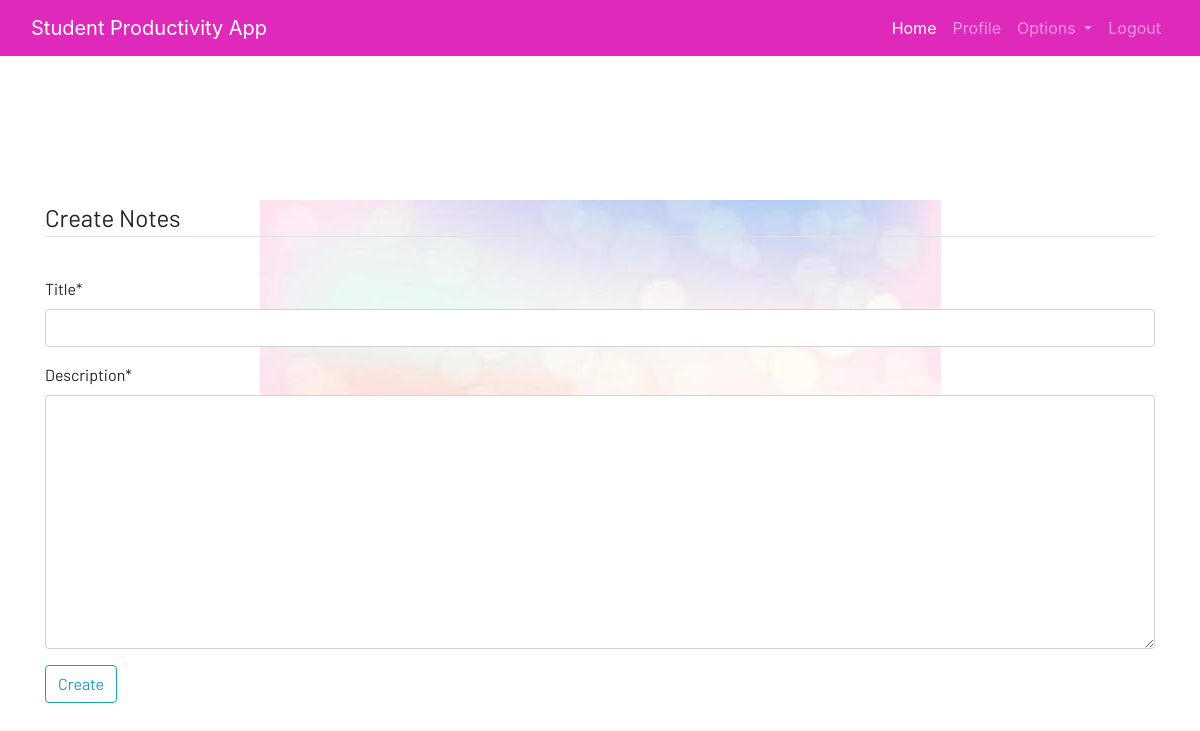
Before: /notes (signed in) with the older database file.
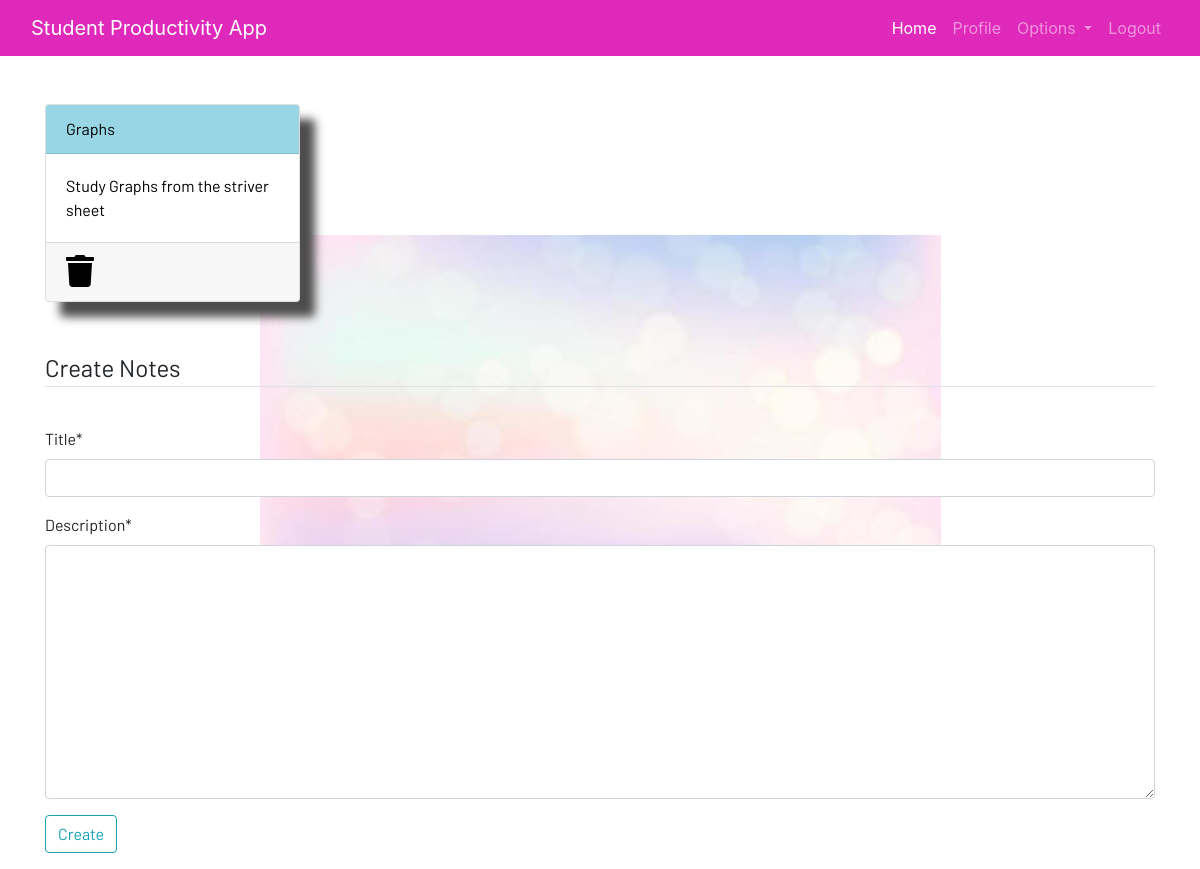
After: the same page with the newer database file.
### dashboard/models.py (models this page shows, shortened)
class Note(models.Model):
    user = models.ForeignKey(User, on_delete=models.CASCADE)
    title = models.CharField(max_length=200)
    description=models.TextField()

### dashboard/views.py (the view)
# urls.py: path('notes',views.Notes, name='notes'),
def Notes(request):
    if request.method == "POST":
        form = NoteForm(request.POST)
        if form.is_valid():
            note = Note(user=request.user,title=request.POST['title'],description=request.POST['description'])
            note.save()
        messages.success(request,f"Notes Added from {request.user.username} Successfully!")
    else:
        form= NoteForm()
    note = Note.objects.filter(user=request.user)
    context = {
        'note': note ,
        'form': form
    }
    return render(request,'dashboard/notes.html',context)

### dashboard/forms.py
class NoteForm(forms.ModelForm):
    class Meta:
        model= Note #mapping models
        fields = ['title','description']

### templates/dashboard/notes.html (shortened to what this page needs)
{% extends 'partials/base.html' %}
{% load static %}
{% load crispy_forms_tags %}
{% block content %}
<div class="container">
    <div class="row">
        {% for i in note %}
        <div class="col-md-3">
            <a href="{% url 'notes-detail' i.id %}">
                <div class="card">
                    <div class="card-header">{{i.title}}</div>
                    <div class="card-body">{{i.description|slice:"0:100"}}</div>
                    <div class="card-footer mt-auto "><a href="{% url 'delete-note' i.id %}">
                        <i class="fa fa-trash fa-2x"></i></a>
                    </div>
                </div>
            </a>
        </div>
        {% endfor %}
        <br><br>
    </div>
</div>
<br><br>
<div class="container">
    <form method="POST">
        <fieldset class="form-group">
            <legend class="border-bottom mb-4">Create Notes</legend>
        </fieldset>
        {{form|crispy}}
        <div class="form-group">
            <button href="" class="btn btn-outline-info" type="submit">
                Create
            </button>
        </div>
    </form>
</div>
{% endblock content %}

### templates/partials/base.html (shortened to what this page needs)
<!DOCTYPE html>
{% load static %}
<html lang="en">
<head>
  <link rel="stylesheet" href="https://stackpath.bootstrapcdn.com/bootstrap/4.3.1/css/bootstrap.min.css"
 />
  <link rel="stylesheet" href="https://use.fontawesome.com/releases/v5.7.2/css/all.css"
 />
  <link rel="stylesheet" href="{% static 'css/main.css' %}" />
</head>
<body>
  <header>
    <nav class="navbar navbar-expand-lg navbar-dark ">
      <div class="container-fluid">
        <a class="navbar-brand" href="{% url 'home' %}">Student Productivity App</a>
        <div class="collapse navbar-collapse justify-content-end" id="navbarSupportedContent">
          <ul class="navbar-nav mb-2 mb-lg-0">
            <li class="nav-item">
              <a class="nav-link active" aria-current="page" href="{% url 'home' %}">Home</a>
            </li>
            <li class="nav-item">
              <a class="nav-link" href="#">Profile</a>
            </li>
            <li class="nav-item dropdown">
              <a class="nav-link dropdown-toggle" href="#" id="navbarDropdown" role="button" data-toggle="dropdown"
                aria-haspopup="true" aria-expanded="false">
                Options
              </a>
            </li>
            {% if user.is_authenticated %}
            <li class="nav-item">
              <a class="nav-link" href="{% url 'logout' %}">Logout</a>
            </li>
            {% endif %}
          </ul>
        </div>
      </div>
    </nav>
  </header>
  <br /><br />
  <main>
    {% block content %}
    {% endblock content %}
  </main>
</body>
</html>

### static/css/main.css (style rules this page uses)
html { scroll-behavior: smooth; height: 100%; width: 100%; }
main { font-family: Barlow, Quicksand, Rubik, sans-serif, serif, 'Times New Roman', Times, serif !important; }
.navbar { background-color: rgb(222, 41, 186) !important; }
.card { box-shadow: 15px 15px 10px rgb(78, 77, 77); }
.card-header { background: rgb(11, 22, 83) !important; color: whitesmoke !important; }
a { text-decoration: none !important; color: black; }
.card-header { color: black !important; background: rgb(152, 214, 230) !important; transition: 0.3s ease-in; }
html, body { max-width: 100%; overflow-x: hidden; height: 100%; width: 100%; }
body { overflow-x: hidden; background-repeat: no-repeat; background: url('images/bg.jpg') no-repeat center center; }
.card-header { background-color: rgb(133, 204, 231); }
.col-md-3 .card { width: 100%; height: 100%; }
.fa { color: black; }

Changed rows visible on the page:
added Note: title "Graphs", description "Study Graphs from the striver sheet"
